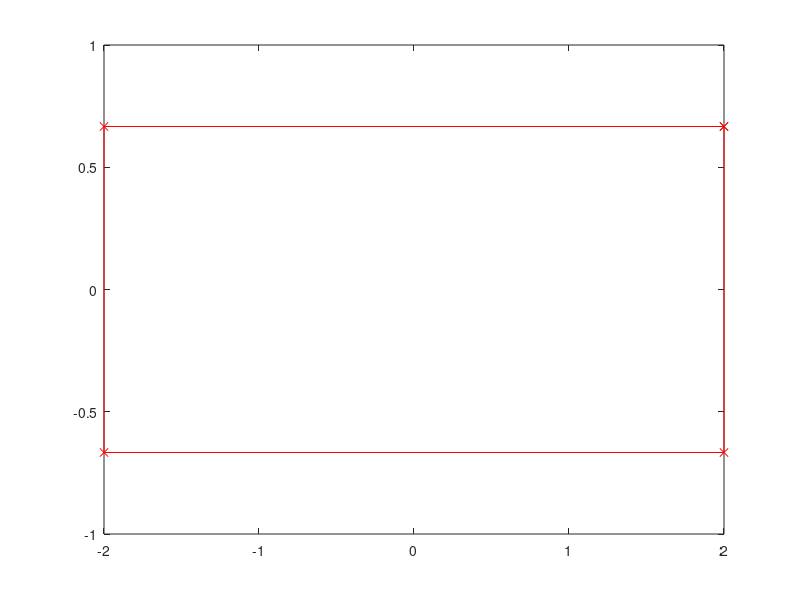

Here is the MATLAB script that generated this plot:
rect = [1 -1 -1 1 1; 2 2 -2 -2 2];
stretch = [2 0; 0 1/3];
rect_transform = stretch * rect;

% plot rectangle
plot(rect(1, :), rect(2, :), 'bx-')
plot(rect_transform(1, :), rect_transform(2, :), 'rx-')
